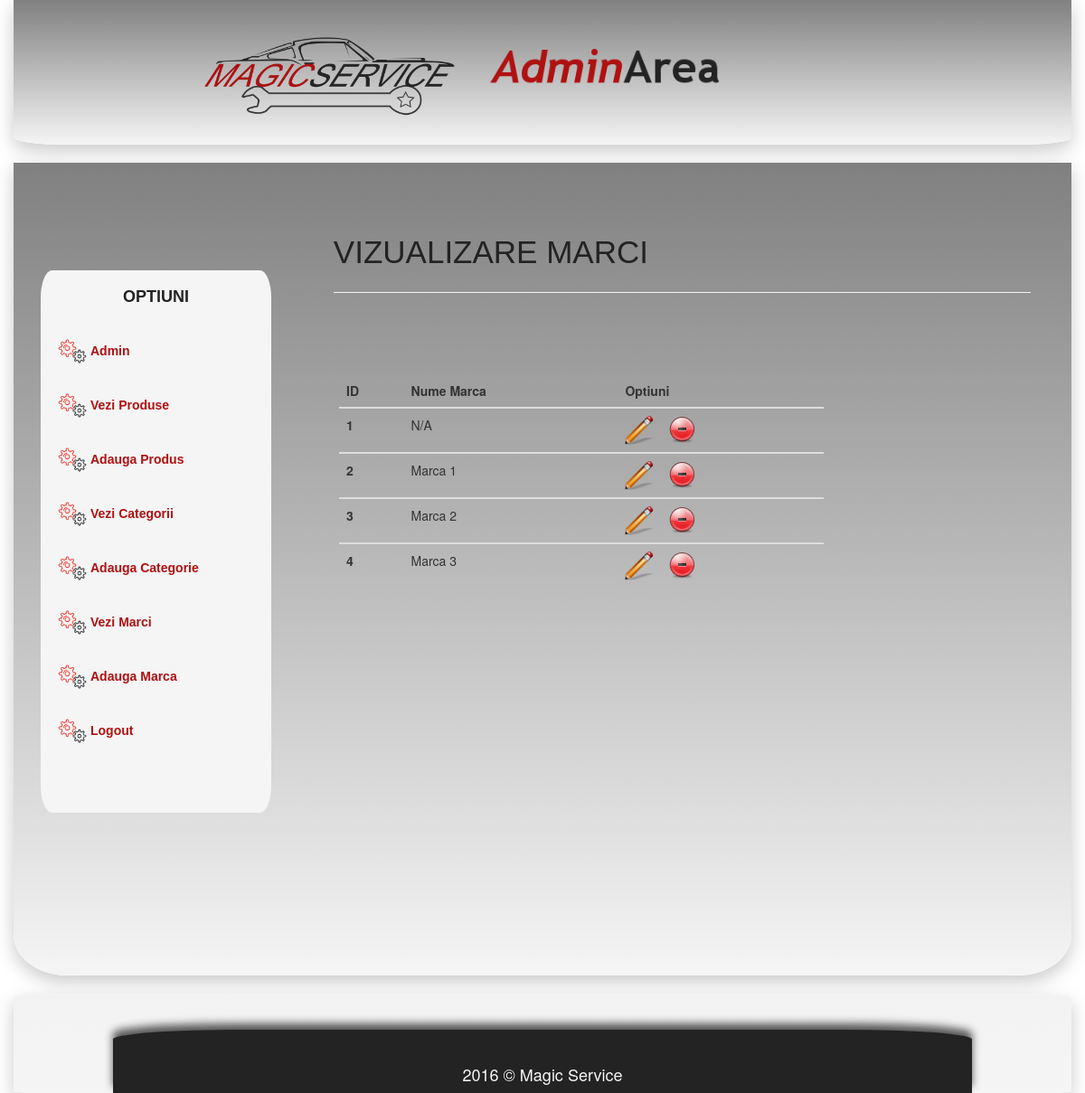
Page /admin_area/index.php?brands (signed in) on the committed database.
### tables this page shows
CREATE TABLE `brands` (
  `brand_id` int(100) NOT NULL,
  `brand_title` text NOT NULL
);

### admin_area/brands.php (the view, shortened to what this page needs)
<!DOCTYPE html PUBLIC "-//W3C//DTD XHTML 1.0 Transitional//EN"
    "http://www.w3.org/TR/xhtml1/DTD/xhtml1-transitional.dtd">
<html xmlns="http://www.w3.org/1999/xhtml">
    <head>
        <link href="../css/bootstrap.min.css" rel="stylesheet" type="text/css" />
    </head>
    <body>
            <h1 style="margin-left: 3%; color:#232323;  font-family:  'Lucida Grande', 'Lucida Sans', Tahoma, sans-serif; border-bottom:1px solid whitesmoke; padding-bottom: 3%;">VIZUALIZARE MARCI</h1><br />
            <div class="col-lg-9 col-md-9 col-sm-9 col-xs-8">
                <div class="col-xs-12"><br /><br /><br />
                    <table class="table table-hover">
                        <thead>
                            <tr>
                                <th>ID</th>
                                <th>Nume Marca</th>
                                <th>Optiuni</th>
                            </tr>
                        </thead>
                        <?php
                                 include("includes/db_connect.php");
                            $get_brand= "SELECT * FROM  brands";
                            $run_brand= mysqli_query($con, $get_brand);
                            $i = 0;
                            while ($row_brand = mysqli_fetch_array($run_brand)){
                                $brand_id=$row_brand['brand_id'];
                                $brand_title=$row_brand['brand_title'];
                                $i++
                        ?>
                        <tbody>
                            <th scope="row"><?php echo $i; ?></th>
                            <td><?php echo $brand_title; ?></td>
                            <td>
                                <a href="index.php?edit_brand=<?php echo $brand_id;?>"><img src="images/update.png" /></a>&nbsp;&nbsp;&nbsp;
                                <a href="delete_brand.php?delete_brand=<?php echo $brand_id;?>"><img src="images/delete.png" /></a>
                            </td>
                        </tbody>
                        <?php }; ?>
                    </table>
                </div>
            </div>
        <br />
    </body>
</html>

### admin_area/index.php (style rules this page uses)
@media (min-width: 300px) { h1 { font-size:20px; } }
@media (min-width: 400px) { h1 { font-size:20px; } }
@media (min-width: 980px) { h1 { font-size:35px; } }

### admin_area/brands.php (style rules this page uses)
@media (min-width: 300px) { h1 { font-size:20px; } }
@media (min-width: 400px) { h1 { font-size:20px; } }
@media (min-width: 980px) { h1 { font-size:35px; } }

### rows in the picture
brands: brand_title "N/A"
brands: brand_title "Marca 1"
brands: brand_title "Marca 2"
brands: brand_title "Marca 3"
